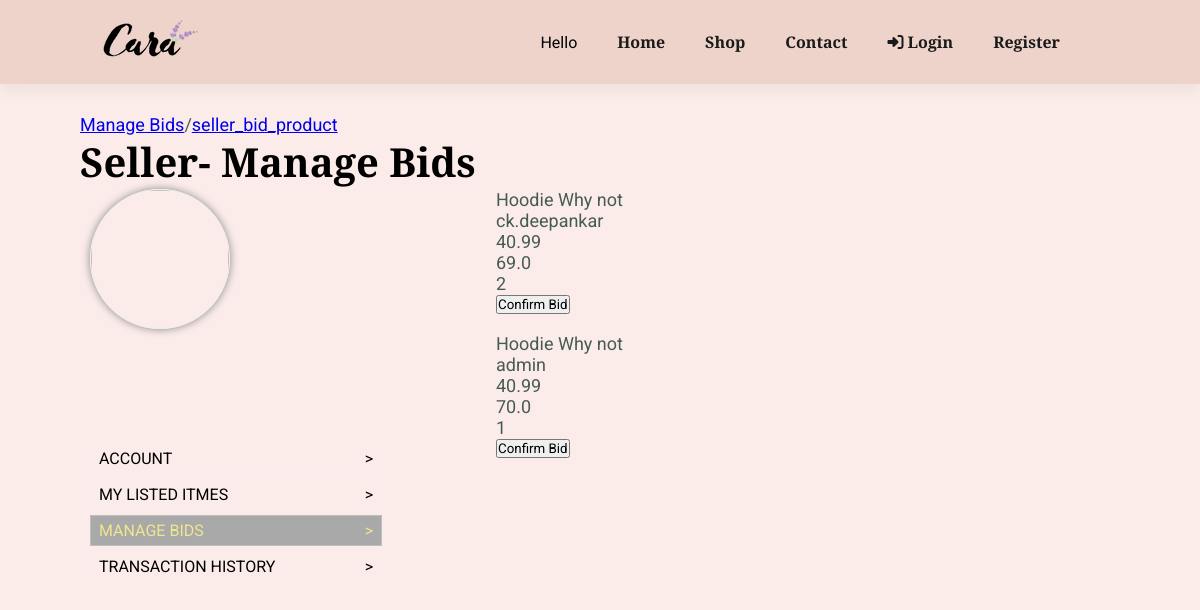
Page /manage-product-bid/hoodie-why-not/ on the earlier database version.
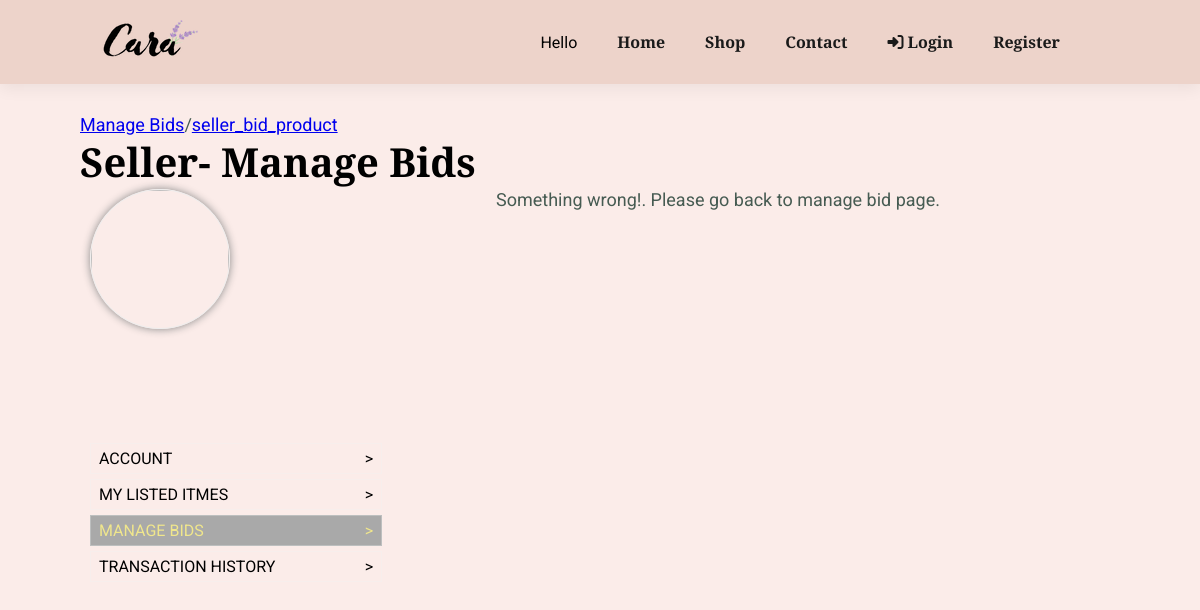
Same page on the later database version.
### store/models.py (models this page shows, shortened)
class Bid(models.Model):
    bidder = models.ForeignKey(User, on_delete=models.CASCADE)
    bidding_price = models.FloatField()
    product = models.ForeignKey(Product, on_delete=models.CASCADE)
    orderStatuses = (
        ('Pending', "Pending"),
        ('Bid_Accepted', 'Bid_Accepted'),
        ('Bid_Rejected', 'Bid_Rejected'),
    )
    bid_status = models.CharField(max_length=150, choices=orderStatuses, default='Pending')
    quantity = models.IntegerField(null=False)
    created_at = models.DateTimeField(auto_now=True)

class Product(models.Model):
    category = models.ForeignKey(Category,  on_delete=models.CASCADE)
    slug = models.CharField(max_length=150, null=False, blank=False)
    name = models.CharField(max_length=50, null=False, blank=False)
    author = models.ForeignKey(User, on_delete=models.CASCADE, null=False, blank=False)
    product_image = models.ImageField(upload_to=get_file_path_pro, null=True, blank=True)
    small_description = models.TextField(max_length=250, null=False, blank=False)
    quantity = models.IntegerField(null=False, blank=False)
    original_price = models.FloatField(null=False, blank=False)
    bid_starting_price = models.FloatField(null=False, blank=False)
    bid_current_price = models.FloatField(null=True, blank=True)
    description = models.TextField(max_length=500, null=False, blank=False)
    status = models.BooleanField(default= False, help_text="0=Show, 1=Hidden")
    bid_status = models.BooleanField(default= False, help_text="0=Show, 1=Hidden")
    trending = models.BooleanField(default= False, help_text="0=Default, 1=Hidden")
    tag = models.CharField(max_length=150, null=False, blank=False)
    meta_title = models.CharField(max_length=150, null=False, blank=False)
    meta_keywords= models.CharField(max_length=150, null=False, blank=False)
    meta_description= models.CharField(max_length=500, null=False, blank=False)
    created_at = models.DateTimeField(auto_now_add=True)
    def __str__(self) -> str:
        return self.name

### store/views.py (the view)
# urls.py: path('manage-product-bid/<str:slug>/', views.manage_product_bid, name="manage_product_bid"),
def manage_product_bid(request, slug):
    seller_bid_product_items = Bid.objects.filter(product__slug = slug).order_by('-created_at')
    product = Product.objects.filter(slug=slug).first()
    context = {
        'seller_bid_product_items' : seller_bid_product_items,
        'product' : product
    }
    return render(request, 'store/seller/manage_product_bid.html', context)

### store/templates/store/seller/manage_product_bid.html (shortened to what this page needs)
{% extends "store/base.html" %}
{% load static %}
{% block content %}
    <div class="section-p1">
        <p><a href="{% url 'manage_bids' %}">Manage Bids</a>/<a href="{% url 'manage_product_bid' product.slug %}">seller_bid_product</a><p>
        <h2>Seller- Manage Bids</h2>
        <div class="buyer_account_page">
            <div class="buyer_profile">
                <div class="buyer_profile_detail">
                    <img src="{{ user.account.image.url }}">
                </div>
                <br>
                <ul class="buyer_account_options">
                    <li><a href="{% url 'seller_account' %}"> Account <span> > </span></a></li>
                    <li><a href="" class=""> My Listed Itmes<span> > </span></a></li>
                    <li class="profile_active"><a href="{% url 'manage_bids' %}" class=""> Manage Bids  <span> > </span></a></li>
                    <li><a href="" class=""> Transaction History  <span> > </span></a></li>
                </ul>
            </div>
            <div class="buyer_account_detail">
                {% if seller_bid_product_items %}
                    {% for seller_bid_product_item in seller_bid_product_items %}
                    <div class="bid_prod_info">
                        <p>{{ seller_bid_product_item.product }}</p>
                        <p>{{ seller_bid_product_item.bidder }}</p>
                        <p>{{ seller_bid_product_item.product.bid_starting_price }}</p>
                        <p>{{ seller_bid_product_item.bidding_price }}</p>
                        <p>{{ seller_bid_product_item.quantity }}</p>
                        <button class="bid_confirm_btn" value={{seller_bid_product_item.id}}>Confirm Bid</button>
                        <br>
                        <br>
                    </div>
                    {% endfor %}
                {% else %}
                    <p>Something wrong!. Please go back to manage bid page. </p>
                {% endif %}
            </div>
    </div>
{% endblock content%}

Differences in the rows shown:
removed Bid: product "Hoodie Why not", bidder "ck.deepankar", product.bid_starting_price "40.99", bidding_price "69.0", quantity "2", {{ seller_bid_product_item.id }} 16 (drawn)
removed Bid: product "Hoodie Why not", bidder "admin", product.bid_starting_price "40.99", bidding_price "70.0", quantity "1", {{ seller_bid_product_item.id }} 18 (drawn)
Other differences:
text now shown: "Something wrong!. Please go back to manage bid page."
